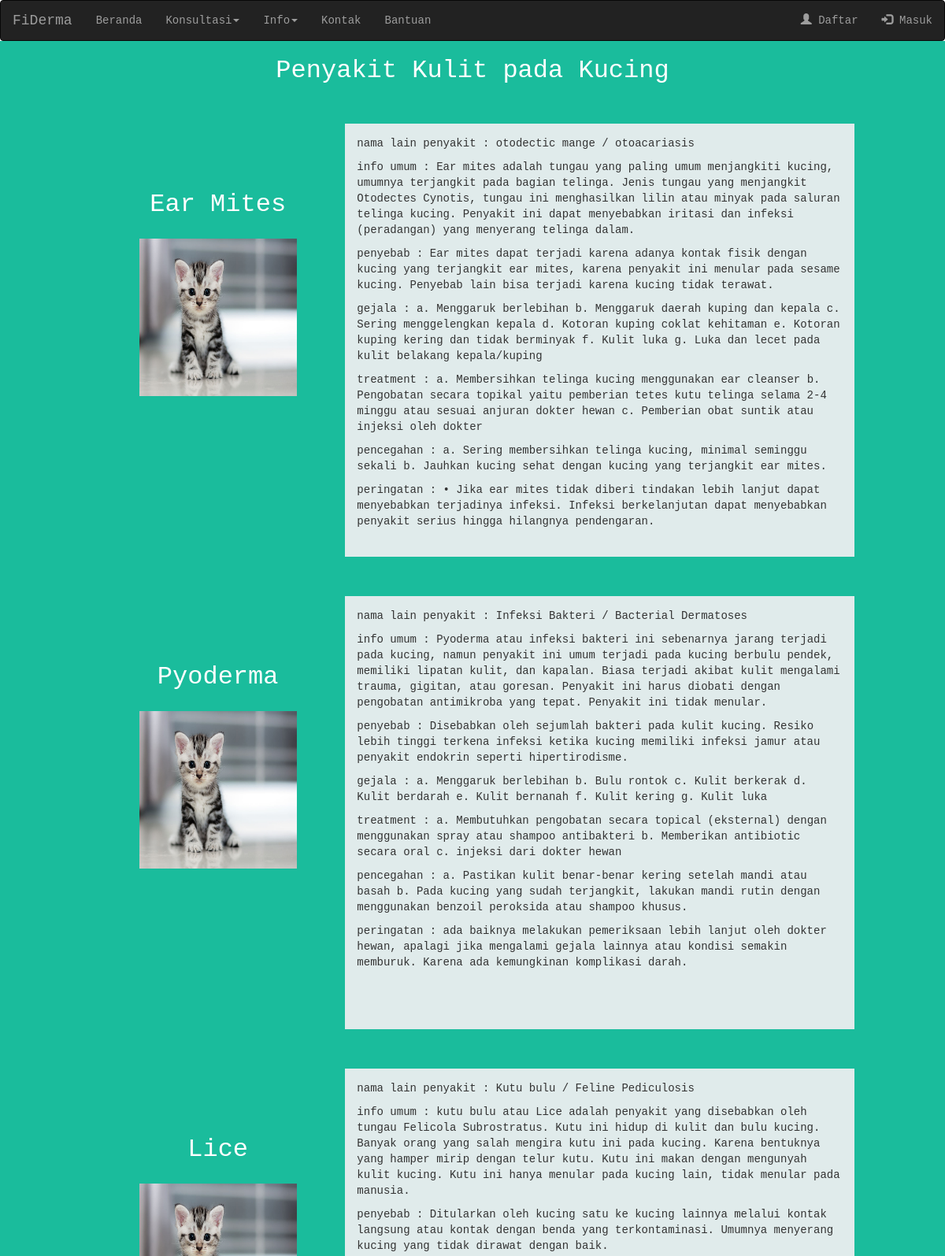
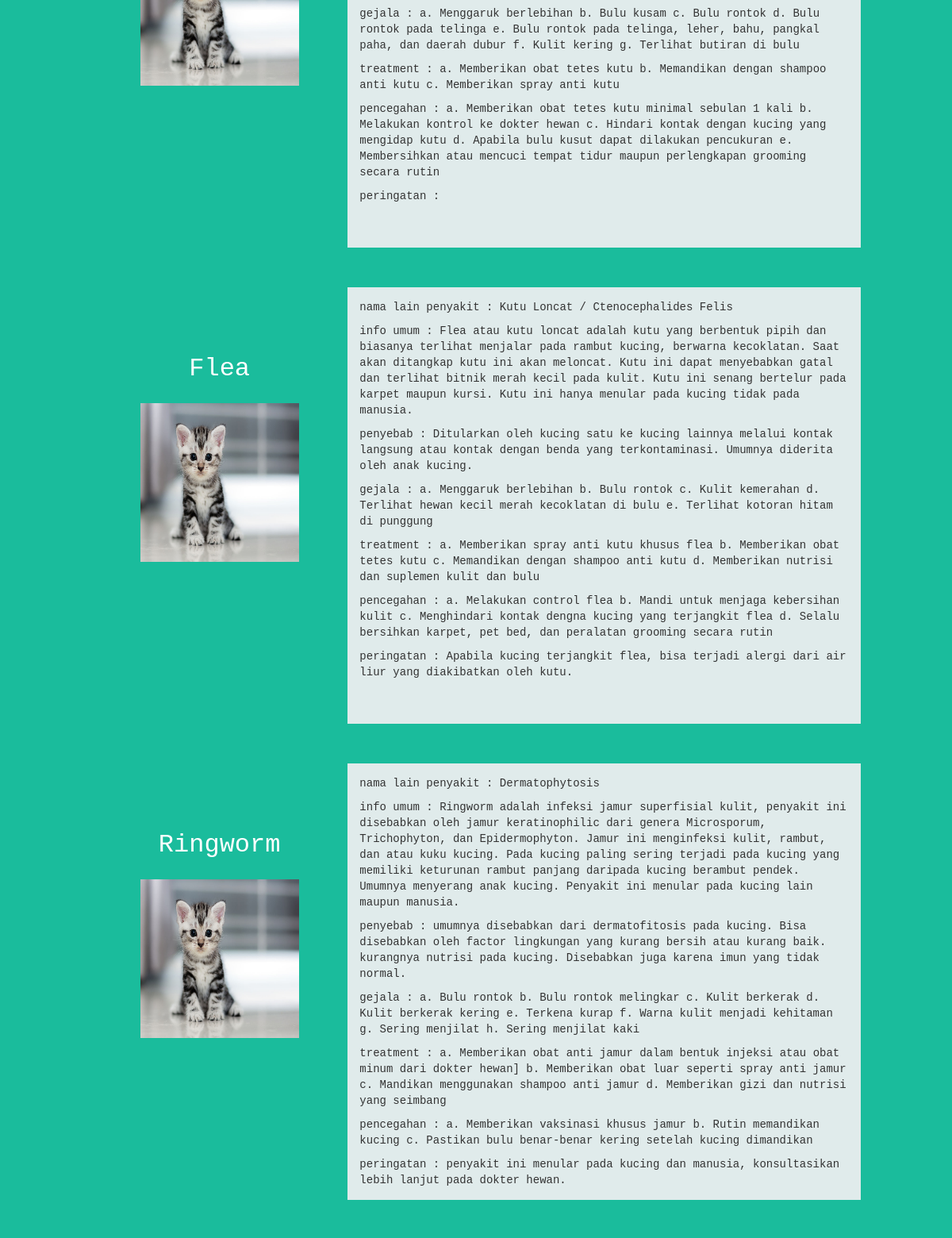
The app's page /info_penyakit/ (upper part) with its own data (2 pictures, top to bottom).
### sitederma/models.py (models this page shows, shortened)
class InfoPenyakit(models.Model):
    nama_penyakit = models.CharField(max_length=30)
    nama_lain_penyakit = models.CharField(max_length=50)
    info_umum = models.TextField()
    penyebab = models.TextField()
    gejala = models.TextField()
    treatment = models.TextField()
    pencegahan = models.TextField()
    peringatan = models.TextField(blank=True)
    info_penyakit_slug = models.SlugField(max_length=50, null=True)

### sitederma/views.py (the view)
# urls.py: url(r'^info_penyakit/$', views.infopenyakit_view, name='infopenyakit'),
def infopenyakit_view(request):
    info_penyakit = InfoPenyakit.objects.all()
    context = {}
    context ['info_penyakit'] = info_penyakit
    return render(request, "sitederma/infopenyakit.html", context)

### sitederma/templates/sitederma/infopenyakit.html
{% extends 'sitederma/base.html' %}
{% load static %}
{% block content %}
<div class="container-fluid vitra-background-info-penyakit">
  <h4 class="vitra-tagline text-center">Penyakit Kulit pada Kucing</h4>
  <div style="margin-bottom: 20px;">
  {% for info_penyakit in info_penyakit %}
  <div class="row" style="margin-top: 50px;">
    <div class="col-md-1"></div>
    <div class="col-md-10">
      <div class="col-md-4 text-center" style="margin: 60px 0px; ">
        <div class="row vitra-tagline" style="margin-bottom: 20px;">
        {{ info_penyakit.nama_penyakit}}
      </div>
      <div class="row">
        <img src="{% static 'image/kucing.jpg'%}" width="200" height="200"/>
      </div>
      </div>
      <div class="col-md-8 text-left vitra-background-info">
        <p>nama lain penyakit : {{ info_penyakit.nama_lain_penyakit}}</p>
        <p>info umum : {{ info_penyakit.info_umum }}</p>
        <p>penyebab : {{ info_penyakit.penyebab }}</p>
        <p>gejala : {{ info_penyakit.gejala }}</p>
        <p>treatment : {{ info_penyakit.treatment }}</p>
        <p>pencegahan : {{ info_penyakit.pencegahan }}</p>
        <p>peringatan : {{info_penyakit.peringatan }}</p>
      </div>
    </div>
    <div class="col-md-1"></div>
  </div>
  {% endfor %}
</div>
</div>
{% endblock %}

### sitederma/static/css/sitederma.css (style rules this page uses)
.vitra-background-info-penyakit { min-height: 610px; background-color: #1abc9c; margin-top: -20px; }
.vitra-background-info { background-color: #e0ebeb; height: 550px; padding: 15px; }
.vitra-tagline { color: white; margin-top: 20px; font-size: 32px; }
body { font-family: 'Courier New', cursive; margin: 0; width: 100%; height: 100%; }
h1, h2, h3, h4 { font-family: 'Courier New', cursive; color: cobaltblue; }

### records on screen
InfoPenyakit: nama_penyakit "Ear Mites", nama_lain_penyakit "otodectic mange / otoacariasis", info_umum "Ear mites adalah tungau yang paling umum menjangkiti kucing, umumnya terjangkit pada bagian telinga. Jenis tungau yang menjangkit Otodectes Cynotis, tungau ini menghasilkan lilin atau minyak pada saluran telinga kucing. Penyakit ini dapat menyebabkan iritasi dan infeksi (peradangan) yang menyerang telinga dalam.", penyebab "Ear mites dapat terjadi karena adanya kontak fisik dengan kucing yang terjangkit ear mites, karena penyakit ini menular pada sesame kucing. Penyebab lain bisa terjadi karena kucing tidak terawat.", gejala "a. Menggaruk berlebihan b. Menggaruk daerah kuping dan kepala c. Sering menggelengkan kepala d. Kotoran kuping coklat kehitaman e. Kotoran kuping kering dan tidak berminyak f. Kulit luka g. Luka dan lecet pada kulit belakang kepala/kuping", treatment "a. Membersihkan telinga kucing menggunakan ear cleanser b. Pengobatan secara topikal yaitu pemberian tetes kutu telinga selama 2-4 minggu atau sesuai anjuran dokter hewan c. Pemberian obat suntik atau injeksi oleh dokter", pencegahan "a. Sering membersihkan telinga kucing, minimal seminggu sekali b. Jauhkan kucing sehat dengan kucing yang terjangkit ear mites.", peringatan "• Jika ear mites tidak diberi tindakan lebih lanjut dapat menyebabkan terjadinya infeksi. Infeksi berkelanjutan dapat menyebabkan penyakit serius hingga hilangnya pendengaran."
InfoPenyakit: nama_penyakit "Pyoderma", nama_lain_penyakit "Infeksi Bakteri / Bacterial Dermatoses", info_umum "Pyoderma atau infeksi bakteri ini sebenarnya jarang terjadi pada kucing, namun penyakit ini umum terjadi pada kucing berbulu pendek, memiliki lipatan kulit, dan kapalan. Biasa terjadi akibat kulit mengalami trauma, gigitan, atau goresan. Penyakit ini harus diobati dengan pengobatan antimikroba yang tepat. Penyakit ini tidak menular.", penyebab "Disebabkan oleh sejumlah bakteri pada kulit kucing. Resiko lebih tinggi terkena infeksi ketika kucing memiliki infeksi jamur atau penyakit endokrin seperti hipertirodisme.", gejala "a. Menggaruk berlebihan b. Bulu rontok c. Kulit berkerak d. Kulit berdarah e. Kulit bernanah f. Kulit kering g. Kulit luka", treatment "a. Membutuhkan pengobatan secara topical (eksternal) dengan menggunakan spray atau shampoo antibakteri b. Memberikan antibiotic secara oral c. injeksi dari dokter hewan", pencegahan "a. Pastikan kulit benar-benar kering setelah mandi atau basah b. Pada kucing yang sudah terjangkit, lakukan mandi rutin dengan menggunakan benzoil peroksida atau shampoo khusus.", peringatan "ada baiknya melakukan pemeriksaan lebih lanjut oleh dokter hewan, apalagi jika mengalami gejala lainnya atau kondisi semakin memburuk. Karena ada kemungkinan komplikasi darah."
InfoPenyakit: nama_penyakit "Lice", nama_lain_penyakit "Kutu bulu / Feline Pediculosis", info_umum "kutu bulu atau Lice adalah penyakit yang disebabkan oleh tungau Felicola Subrostratus. Kutu ini hidup di kulit dan bulu kucing. Banyak orang yang salah mengira kutu ini pada kucing. Karena bentuknya yang hamper mirip dengan telur kutu. Kutu ini makan dengan mengunyah kulit kucing. Kutu ini hanya menular pada kucing lain, tidak menular pada manusia.", penyebab "Ditularkan oleh kucing satu ke kucing lainnya melalui kontak langsung atau kontak dengan benda yang terkontaminasi. Umumnya menyerang kucing yang tidak dirawat dengan baik.", gejala "a. Menggaruk berlebihan b. Bulu kusam c. Bulu rontok d. Bulu rontok pada telinga e. Bulu rontok pada telinga, leher, bahu, pangkal paha, dan daerah dubur f. Kulit kering g. Terlihat butiran di bulu", treatment "a. Memberikan obat tetes kutu b. Memandikan dengan shampoo anti kutu c. Memberikan spray anti kutu", pencegahan "a. Memberikan obat tetes kutu minimal sebulan 1 kali b. Melakukan kontrol ke dokter hewan c. Hindari kontak dengan kucing yang mengidap kutu d. Apabila bulu kusut dapat dilakukan pencukuran e. Membersihkan atau mencuci tempat tidur maupun perlengkapan grooming secara rutin"
InfoPenyakit: nama_penyakit "Flea", nama_lain_penyakit "Kutu Loncat / Ctenocephalides Felis", info_umum "Flea atau kutu loncat adalah kutu yang berbentuk pipih dan biasanya terlihat menjalar pada rambut kucing, berwarna kecoklatan. Saat akan ditangkap kutu ini akan meloncat. Kutu ini dapat menyebabkan gatal dan terlihat bitnik merah kecil pada kulit. Kutu ini senang bertelur pada karpet maupun kursi. Kutu ini hanya menular pada kucing tidak pada manusia.", penyebab "Ditularkan oleh kucing satu ke kucing lainnya melalui kontak langsung atau kontak dengan benda yang terkontaminasi. Umumnya diderita oleh anak kucing.", gejala "a. Menggaruk berlebihan b. Bulu rontok c. Kulit kemerahan d. Terlihat hewan kecil merah kecoklatan di bulu e. Terlihat kotoran hitam di punggung", treatment "a. Memberikan spray anti kutu khusus flea b. Memberikan obat tetes kutu c. Memandikan dengan shampoo anti kutu d. Memberikan nutrisi dan suplemen kulit dan bulu", pencegahan "a. Melakukan control flea b. Mandi untuk menjaga kebersihan kulit c. Menghindari kontak dengna kucing yang terjangkit flea d. Selalu bersihkan karpet, pet bed, dan peralatan grooming secara rutin", peringatan "Apabila kucing terjangkit flea, bisa terjadi alergi dari air liur yang diakibatkan oleh kutu."
InfoPenyakit: nama_penyakit "Ringworm", nama_lain_penyakit "Dermatophytosis", info_umum "Ringworm adalah infeksi jamur superfisial kulit, penyakit ini disebabkan oleh jamur keratinophilic dari genera Microsporum, Trichophyton, dan Epidermophyton. Jamur ini menginfeksi kulit, rambut, dan atau kuku kucing. Pada kucing paling sering terjadi pada kucing yang memiliki keturunan rambut panjang daripada kucing berambut pendek. Umumnya menyerang anak kucing. Penyakit ini menular pada kucing lain maupun manusia.", penyebab "umumnya disebabkan dari dermatofitosis pada kucing. Bisa disebabkan oleh factor lingkungan yang kurang bersih atau kurang baik. kurangnya nutrisi pada kucing. Disebabkan juga karena imun yang tidak normal.", gejala "a. Bulu rontok b. Bulu rontok melingkar c. Kulit berkerak d. Kulit berkerak kering e. Terkena kurap f. Warna kulit menjadi kehitaman g. Sering menjilat h. Sering menjilat kaki", treatment "a. Memberikan obat anti jamur dalam bentuk injeksi atau obat minum dari dokter hewan] b. Memberikan obat luar seperti spray anti jamur c. Mandikan menggunakan shampoo anti jamur d. Memberikan gizi dan nutrisi yang seimbang", pencegahan "a. Memberikan vaksinasi khusus jamur b. Rutin memandikan kucing c. Pastikan bulu benar-benar kering setelah kucing dimandikan", peringatan "penyakit ini menular pada kucing dan manusia, konsultasikan lebih lanjut pada dokter hewan."
